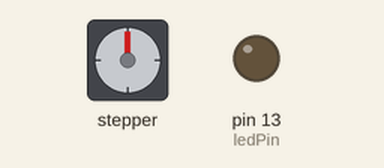
Bench run of a sketch on a simulated Arduino Uno, built with avr-gcc and run on an emulated ATmega328P. Parts: stepper motor, output pins drawn as LEDs (lit = HIGH). Wiring (inferred from the names in the program): stepper motor driver (200 steps per turn assumed): step pin 11; direction pin 12. Pins used as bus, display or sensor lines are not drawn; what the sketch prints to the serial monitor is not drawn.

Above: at 0.1 s.
At 6.87 s:
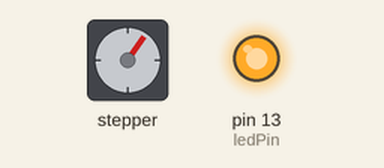
At 13.62 s:
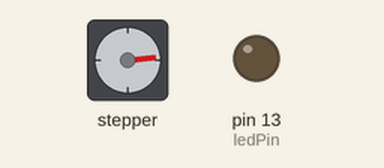
At 27.1 s:
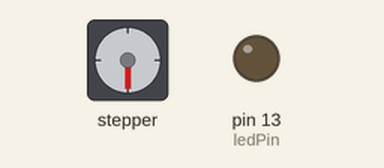
Timing chart, 0 to 40.0 s (numbered marks = the images above):
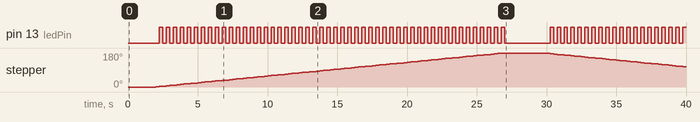

The sketch:

stepperTest.ino
```cpp
// testing a stepper motor with a Pololu A4988 driver board or equivalent
// on an Uno the onboard led will flash with each step
// this version uses delay() to manage timing

byte directionPin = 12;
byte stepPin = 11;
int numberOfSteps = 100;
byte ledPin = LED_BUILTIN;
int pulseWidthMicros = 20;  // microseconds
int millisbetweenSteps = 250; // milliseconds - or try 1000 for slower steps


void setup() {

  Serial.begin(9600);
  Serial.println("Starting StepperTest");
  digitalWrite(ledPin, LOW);

  delay(2000);

  pinMode(directionPin, OUTPUT);
  pinMode(stepPin, OUTPUT);
  pinMode(ledPin, OUTPUT);


  digitalWrite(directionPin, HIGH);
  for(int n = 0; n < numberOfSteps; n++) {
    digitalWrite(stepPin, HIGH);
    delayMicroseconds(pulseWidthMicros); // this line is probably unnecessary
    digitalWrite(stepPin, LOW);

    delay(millisbetweenSteps);

    digitalWrite(ledPin, !digitalRead(ledPin));
  }

  delay(3000);


  digitalWrite(directionPin, LOW);
  for(int n = 0; n < numberOfSteps; n++) {
    digitalWrite(stepPin, HIGH);
    // delayMicroseconds(pulseWidthMicros); // probably not needed
    digitalWrite(stepPin, LOW);

    delay(millisbetweenSteps);

    digitalWrite(ledPin, !digitalRead(ledPin));
  }
}

void loop() {
}
```

Measured:
- by itself, pin 13 (ledPin): goes 49 × (HIGH 0.25 s, LOW 0.25 s), HIGH 0.25 s, LOW 3.3 s, 19 × (HIGH 0.25 s, LOW 0.25 s), then HIGH
- by itself, stepper: turns 180° clockwise in 24.8 s, then 72° counter-clockwise in 9.8 s
